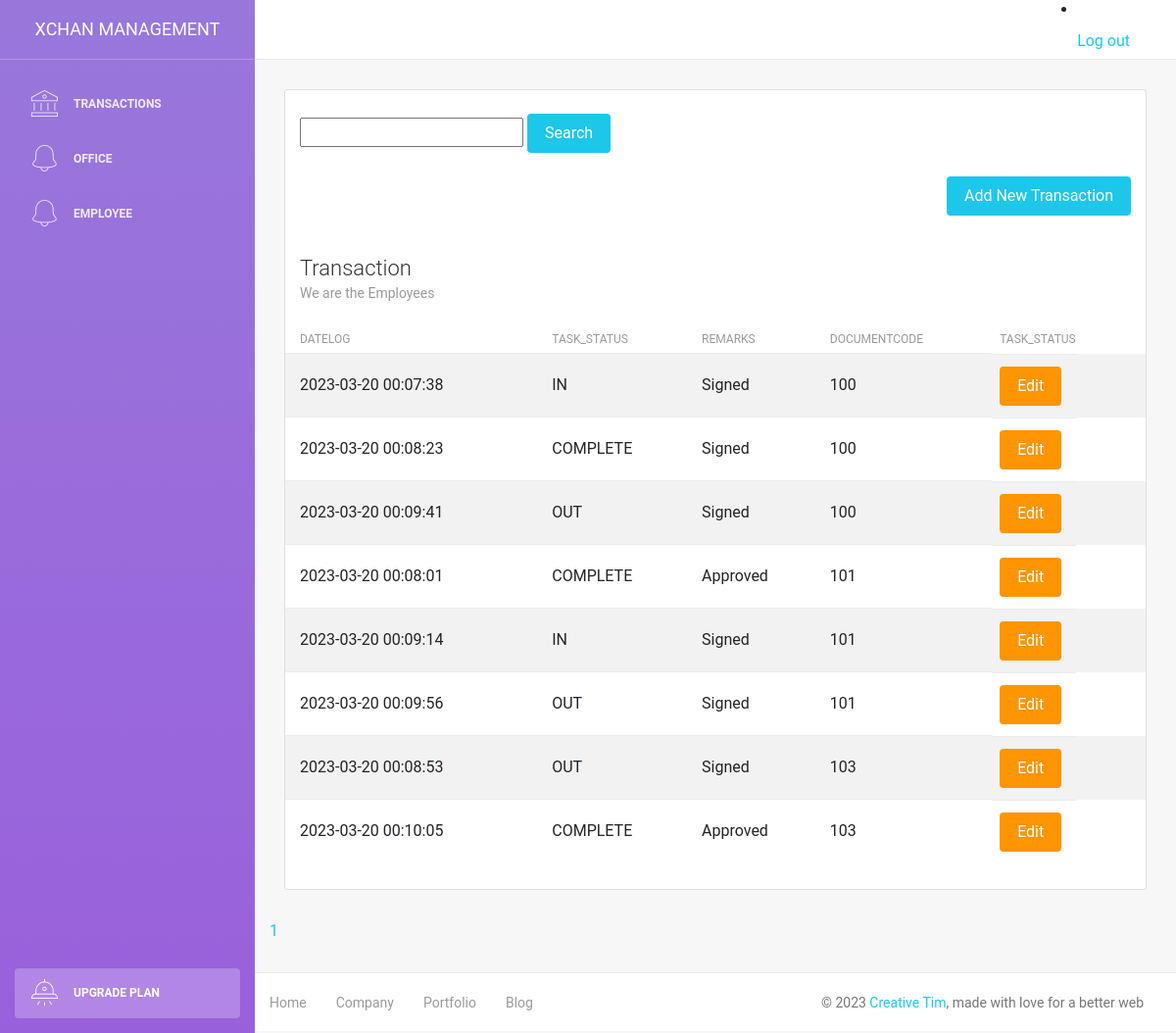
/transaction.php, run on the app's committed database.
### tables this page shows
CREATE TABLE `transaction` (
  `id` int NOT NULL AUTO_INCREMENT,
  `employee_id` int DEFAULT NULL,
  `office_id` int DEFAULT NULL,
  `datelog` datetime DEFAULT CURRENT_TIMESTAMP,
  `task_status` enum('IN','OUT','COMPLETE') DEFAULT NULL,
  `remarks` varchar(100) DEFAULT NULL,
  `documentcode` varchar(45) NOT NULL,
  PRIMARY KEY (`id`)
);

### transaction.php (the view, shortened to what this page needs)
<!DOCTYPE html>
<html lang="en">
<head>
    <link rel="stylesheet" href="https://maxcdn.bootstrapcdn.com/font-awesome/latest/css/font-awesome.min.css" />
    <link href="assets/css/bootstrap.min.css" rel="stylesheet" />
    <link href="assets/css/light-bootstrap-dashboard.css?v=2.0.0 " rel="stylesheet" />
    <link href="assets/css/demo.css" rel="stylesheet" />
</head>
<?php
    require("config/db.php");
    if (!isset ($_GET['search']) ) {
        $search = "";
    } else {
        $search = $_GET['search'];
    }
    $nresults = 25;
    $query = "SELECT * FROM transaction";
    $r = mysqli_query($db,$query);
    $nor = mysqli_num_rows($r);
    $numberOfPage = ceil($nor/$nresults);
    if (!isset ($_GET['page']) ) {
        $page = 1;
    } else {
        $page = $_GET['page'];
    }
    $pfirstr = ($page-1) *$nresults;
    if (strlen($search) > 0){
        $query = 'SELECT transaction.id, transaction.datelog, transaction.documentcode, transaction.task_status, employee.firstname
        as office_name, CONCAT(employee.lastname,", ", employee.firstname) AS employee_fullname, transaction.remarks
        FROM transaction, employee, office
        WHERE transaction.employee_id=employee.id and transaction.office_id=office.id
        and transaction.documentcode='. $search . ' ORDER BY transaction.documentcode, transaction.datelog LIMIT ' . $pfirstr . ',' . $nresults;
    }else{
        $query = 'SELECT transaction.id,transaction.datelog, transaction.documentcode, transaction.task_status, office.name
        as office_name, CONCAT(employee.lastname,", ", employee.firstname) AS employee_fullname, transaction.remarks
        FROM transaction, employee, office
        WHERE transaction.employee_id=employee.id and transaction.office_id=office.id ORDER BY transaction.documentcode, transaction.datelog LIMIT ' . $pfirstr . ',' . $nresults;
    }
	$result = mysqli_query($db, $query);
	$transactions = mysqli_fetch_all($result, MYSQLI_ASSOC);
?>
<body>
    <div class="wrapper">
       <?php include "includes/sidebar.php"?>
        </div>
        <div class="main-panel">
        <?php include "includes/navbar.php"?>
            <div class="content">
                <div class="container-fluid">
                    <div class="row">
                        <div class="col-md-12">
                            <div class="card strpied-tabled-with-hover">
                            <br/>
                                <div class="col-md-12">
                                    <form action="transaction.php" method="GET">
                                        <input type="text" name="search" />
                                        <input type="submit" value="Search" class="btn btn-info btn-fill" />
                                    </form>
                                </div>
                                <br>
                                <div class="col-md-12" >
                                <a href="transaction-add.php">
                                <button type="submit" class="btn btn-info btn-fill pull-right">Add New Transaction</button>
                                </a>
                                </div>
                                <div class="card-header ">
                                    <h4 class="card-title">Transaction</h4>
                                    <p class="card-category">We are the Employees</p>
                                </div>
                                <div class="card-body table-full-width table-responsive">
                                    <table class="table table-hover table-striped">
                                        <thead>
                                            <th>datelog</th>
                                            <th>task_status</th>
                                            <th>remarks</th>
                                            <th>documentCode</th>
                                            <th>task_status</th>
                                        </thead>
                                        <tbody>
                                        <?php foreach($transactions as $transaction): ?>
                                            <tr>
                                                <td><?php echo $transaction['datelog'] ?></td>
                                                <td><?php echo $transaction['task_status'] ?></td>
                                                <td><?php echo $transaction['remarks'] ?></td>
                                                <td><?php echo $transaction['documentcode'] ?></td>
                                                <td>
                                                <a href="transaction-edit.php?id=<?php echo $transaction['id'] ?>">
                                                <button type="submit" class="btn btn-warning btn-fill pull-right">Edit</button>
                                                </a>
                                                </td>
                                            </tr>
                                            <?php endforeach; ?>
                                        </tbody>
                                    </table>
                                </div>
                            </div>
                        </div>
                    </div>
                </div>
                <?php
                  for($page = 1; $page<= $numberOfPage; $page++) {
                      echo '<a href = "transaction.php?page=' . $page . '">' . $page . ' </a>';
                  }
                  ?>
            </div>
            <footer class="footer">
                <div class="container-fluid">
                    <nav>
                        <ul class="footer-menu">
                            <li>
                                <a href="#">
                                    Home
                                </a>
                            </li>
                            <li>
                                <a href="#">
                                    Company
                                </a>
                            </li>
                            <li>
                                <a href="#">
                                    Portfolio
                                </a>
                            </li>
                            <li>
                                <a href="#">
                                    Blog
                                </a>
                            </li>
                        </ul>
                        <p class="copyright text-center">
                            ©
                            <a href="http://www.creative-tim.com">Creative Tim</a>, made with love for a better web
                        </p>
                    </nav>
                </div>
            </footer>
        </div>
    </div>
</body>

### data on the page
transaction: datelog "2023-03-20 00:07:38", task_status "IN", remarks "Signed", documentcode "100"
transaction: datelog "2023-03-20 00:08:23", task_status "COMPLETE", remarks "Signed", documentcode "100"
transaction: datelog "2023-03-20 00:09:41", task_status "OUT", remarks "Signed", documentcode "100"
transaction: datelog "2023-03-20 00:08:01", task_status "COMPLETE", remarks "Approved", documentcode "101"
transaction: datelog "2023-03-20 00:09:14", task_status "IN", remarks "Signed", documentcode "101"
transaction: datelog "2023-03-20 00:09:56", task_status "OUT", remarks "Signed", documentcode "101"
transaction: datelog "2023-03-20 00:08:53", task_status "OUT", remarks "Signed", documentcode "103"
transaction: datelog "2023-03-20 00:10:05", task_status "COMPLETE", remarks "Approved", documentcode "103"
